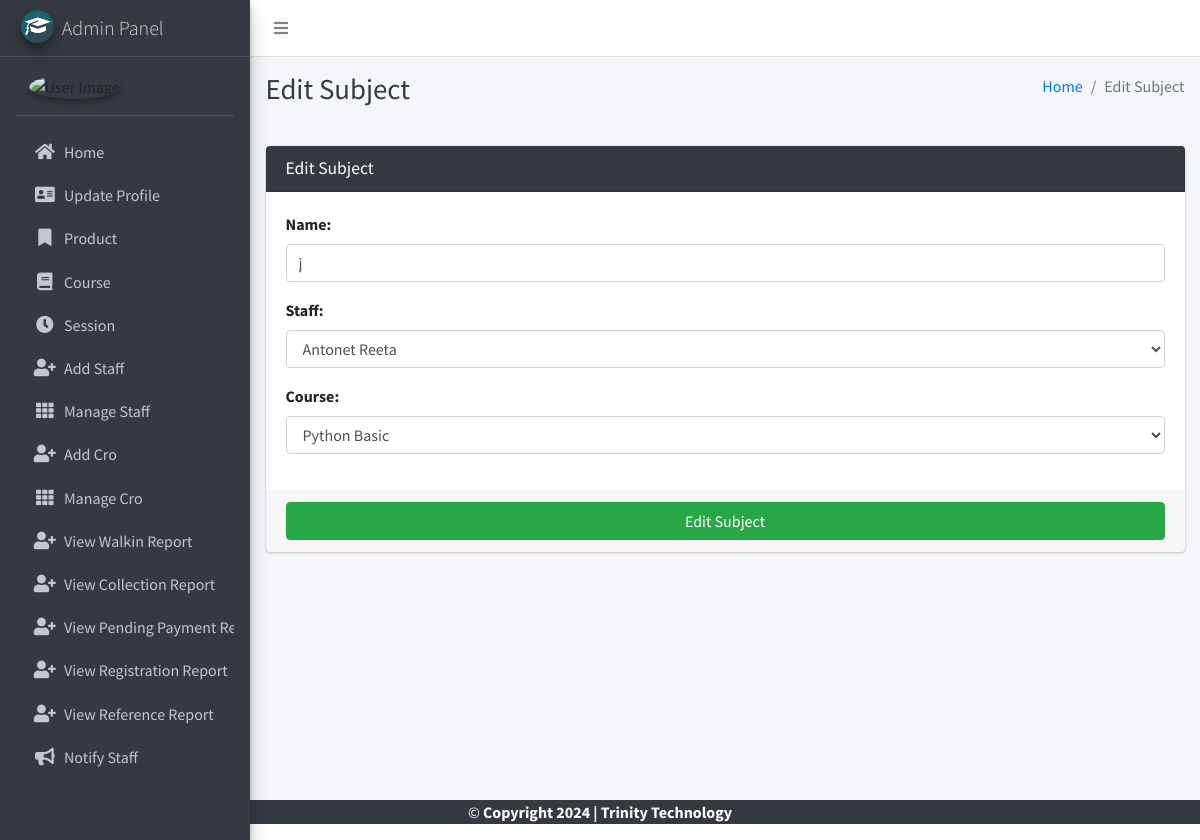
The page /subject/edit/4 (signed in) on the database its author committed.
### main_app/models.py (models this page shows, shortened)
class Subject(models.Model):
    name = models.CharField(max_length=120)
    staff = models.ForeignKey(Staff,on_delete=models.CASCADE,)
    course = models.ForeignKey(Course, on_delete=models.CASCADE)
    updated_at = models.DateTimeField(auto_now=True)
    created_at = models.DateTimeField(auto_now_add=True)

### main_app/hod_views.py (the view, shortened to what this page needs)
def edit_subject(request, subject_id):
    instance = get_object_or_404(Subject, id=subject_id)
    form = SubjectForm(request.POST or None, instance=instance)
    context = {
        'form': form,
        'subject_id': subject_id,
        'page_title': 'Edit Subject'
    }
    return render(request, 'hod_template/edit_subject_template.html', context)

### main_app/forms.py
class SubjectForm(FormSettings):
    def __init__(self, *args, **kwargs):
        super(SubjectForm, self).__init__(*args, **kwargs)
    class Meta:
        model = Subject
        fields = ['name', 'staff', 'course']

### main_app/models.py (called while the page is built)
    def __str__(self):
        return self.first_name +" "+  self.last_name

    def __str__(self):
        return self.name

    def __str__(self):
        return self.admin.first_name + " " + self.admin.last_name

### main_app/templates/hod_template/edit_subject_template.html
{% extends 'main_app/base.html' %}
{% load static %}
{% block page_title %}{{page_title}}{% endblock page_title %}
{% block content %}
<section class="content">
    <div class="container-fluid">
        <div class="row">
            <div class="col-md-12">
                <div class="card card-dark">
                    <div class="card-header">
                        <h3 class="card-title">{{page_title}}</h3>
                    </div>
                    {% include "main_app/form_template.html" with messages=messages  form=form button_text="Edit Subject"%}
                </div>
            </div>
        </div>
    </div>
</section>
{% endblock content %}

### main_app/templates/main_app/form_template.html (shortened to what this page needs)
<form role="form" method="POST" enctype="multipart/form-data">
    <div class="card-body">
        {% for field in form  %}
        <div class="form-group">
            {{field.label_tag}}
            {{field}}
        </div>
        {% endfor %}
    </div>
    <div class="card-footer">
        <button type="submit" class="btn btn-success btn-block">
            {% if button_text %}
            {{button_text}}
            {% else %}
            Submit
            {% endif %}
        </button>
    </div>
</form>

### rows shown on the page
Subject: form "j" "Antonet Reeta" "Python Basic"

### other values the page prints
{{ page_title }} "Edit Subject"
{{ field.label_tag }} "Name:" "Staff:" "Course:"
{{ button_text }} "Edit Subject"
